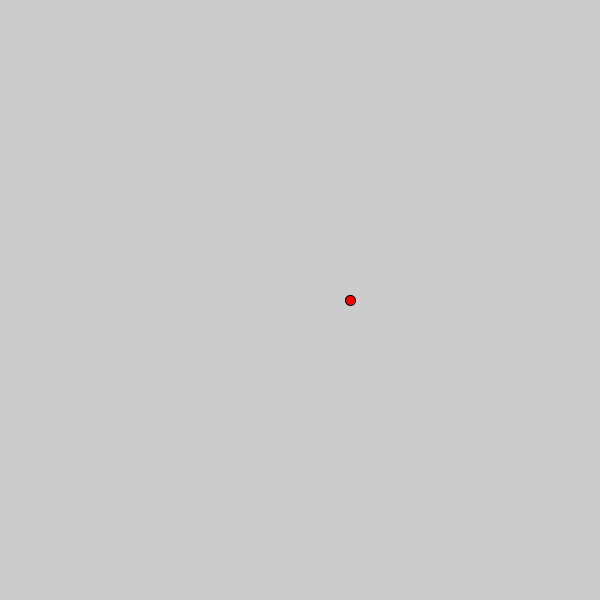
Frame 1 (no input)
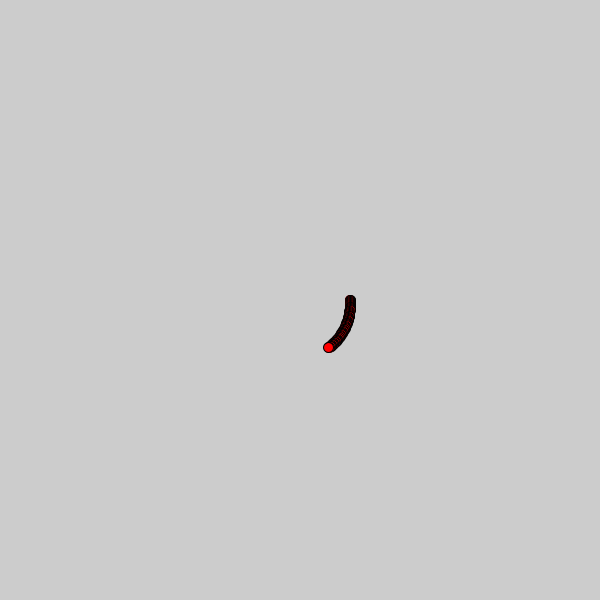
Frame 60 (the mouse pressed at the canvas centre just before this capture)
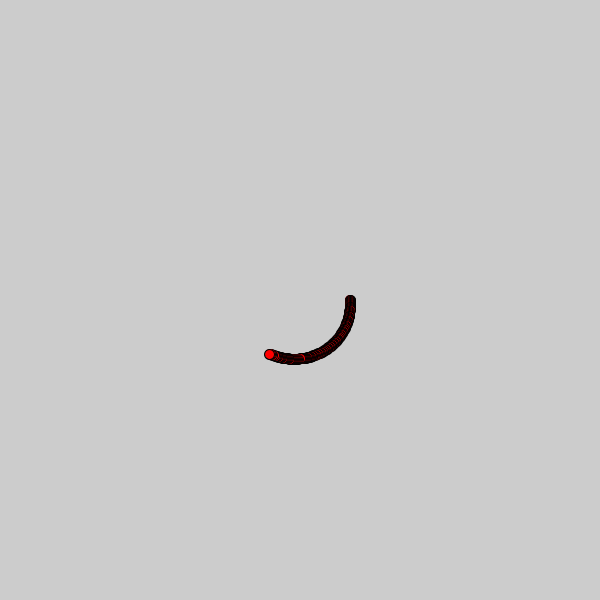
Frame 120 (the mouse held since frame 60 and released just before this capture)

The Processing sketch that drew these frames (run headless with seeded random() and noise(); from frame 60 on, the mouse is pressed at the canvas centre):

// Processing sketch: spiral
// ── spiral.pde
float x, y;
float adjustedX, adjustedY;
float angle;
float radius;

void setup() {
  size(600,600);
  rectMode(CENTER); 
  x = width/2;
  y = height/2;
  radius = 100;
  smooth();
}

void draw() {
    // origin + cosine of the angle times half the radius
    adjustedX = x + cos(radians(angle))*(radius/2);
    // origin + sin of the angle times half of the radius
    adjustedY = y + sin(radians(angle))*(radius/2);
    //this draws a circular motion in red
    fill(255,0,0);
    ellipse(adjustedX, adjustedY, 10, 10);
    angle++;
    //by slowly adding to the radius each 
    //time we can make a spiral
    radius = radius + .2;
}
